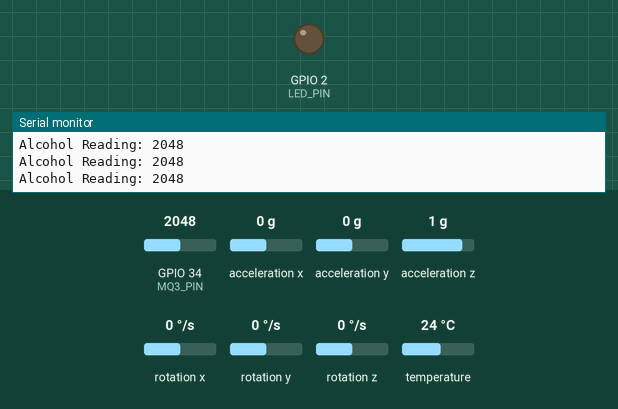
The sketch below on a simulated ESP32. Shown: output pins drawn as LEDs (lit = HIGH), the last lines printed to the serial monitor. Dashed ring = blinking. The test bench sets the inputs (shaded band); at power-on: GPIO 34 (MQ3_PIN) = 2048, acceleration x 0 g, acceleration y 0 g, acceleration z 1 g, rotation x 0 °/s, rotation y 0 °/s, rotation z 0 °/s, temperature 24 °C. WiFi joins after 1.5 s; servers stay silent unless stated.

Above: at 4.7 s.
4.8 s: GPIO 34 (MQ3_PIN) set to 2148
At 5.19 s:
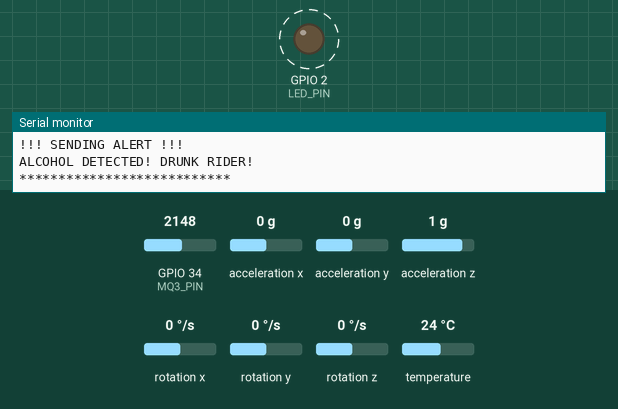
8.9 s: GPIO 34 (MQ3_PIN) set to 2140
At 10.49 s:
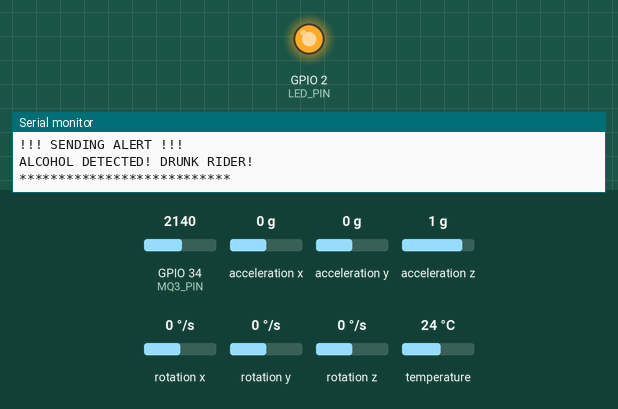
Timing chart, 0 to 17.5 s (numbered marks = the images above; inputs shaded):
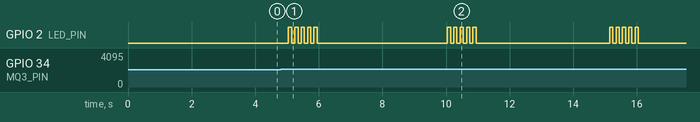

Measured:
- the behaviour switches between 2100 and 2101 on GPIO 34 (MQ3_PIN) (found by bisection; images 0 and 1)
- after the input at 4.8 s, GPIO 2 (LED_PIN): alternates HIGH for 0.10 s and LOW for 0.10 s, 10 changes in all, then stays LOW, starting after 0.25 s

The sketch:

sender_helmet.ino
```cpp
/*
 * =============================================================
 * PROJECT: SMART HELMET (MODULE A - SENDER)
 * * WHAT IT DOES:
 * 1. Reads MPU-6050 for Shake Detection.
 * 2. Reads MQ-3 for Alcohol Detection (Threshold: 2100).
 * 3. Connects to Receiver's Wi-Fi.
 * 4. Sends alerts via UDP.
 * =============================================================
*/

#include <Wire.h>
#include <Adafruit_MPU6050.h>
#include <Adafruit_Sensor.h>
#include <WiFi.h>
#include <WiFiUdp.h>

// --- MPU-6050 Settings (Shake) ---
Adafruit_MPU6050 mpu;
const float SHAKE_THRESHOLD = 25.0;
const int LED_PIN = 2;

// --- MQ-3 Settings (Alcohol) ---
const int MQ3_PIN = 34; // Analog Pin 34

// *** UPDATED THRESHOLD ***
const int ALCOHOL_THRESHOLD = 2100;

// --- Cooldown Timers ---
unsigned long lastTriggerTime = 0;
const long alertCooldown = 5000; // 5 seconds between alerts

// --- Wi-Fi & UDP Settings ---
const char *ssid = "HELMET_ALERT_SYSTEM";
const char *password = "stopnow123";
WiFiUDP udp;
IPAddress receiverIP(192, 168, 4, 1);
unsigned int udpPort = 12345;

// --- Function Declaration ---
void sendAlert(String message);

void setup() {
  Serial.begin(115200);
  pinMode(LED_PIN, OUTPUT);
  pinMode(MQ3_PIN, INPUT);
  digitalWrite(LED_PIN, LOW);

  // --- MPU-6050 Setup ---
  Serial.println("Initializing sensors...");
  // The code will wait here if your MPU-6050 wiring is loose!
  if (!mpu.begin()) {
    Serial.println("Failed to find MPU6050 chip! CHECK WIRING (Pins 21 & 22)");
    while (1) {
      digitalWrite(LED_PIN, HIGH); delay(100);
      digitalWrite(LED_PIN, LOW); delay(100);
    }
  }
  mpu.setAccelerometerRange(MPU6050_RANGE_8_G);
  Serial.println("MPU-6050 Ready.");

  // --- Wi-Fi Connection ---
  Serial.print("Connecting to ");
  Serial.println(ssid);
  WiFi.begin(ssid, password);

  while (WiFi.status() != WL_CONNECTED) {
    delay(500);
    Serial.print(".");
  }
  Serial.println("\nWi-Fi Connected!");

  Serial.println("Sensors warming up...");
  delay(2000);
}

void loop() {
  unsigned long currentTime = millis();

  // --- 1. READ ALCOHOL SENSOR ---
  int alcoholValue = analogRead(MQ3_PIN);

  // Print value to Serial Monitor to verify
  static unsigned long lastPrint = 0;
  if (currentTime - lastPrint > 500) {
    Serial.print("Alcohol Reading: ");
    Serial.println(alcoholValue);
    lastPrint = currentTime;
  }

  // Check for Alcohol
  // Must be > 2100 AND passed the 5 second cooldown
  if (alcoholValue > ALCOHOL_THRESHOLD && (currentTime - lastTriggerTime > 5000)) {
    sendAlert("ALCOHOL DETECTED! DRUNK RIDER!");
    lastTriggerTime = currentTime;
  }

  // --- 2. READ SHAKE SENSOR ---
  sensors_event_t a, g, temp;
  mpu.getEvent(&a, &g, &temp);
  float totalAccel = sqrt(pow(a.acceleration.x, 2) + pow(a.acceleration.y, 2) + pow(a.acceleration.z, 2));

  // Check for Shake
  if (totalAccel > SHAKE_THRESHOLD && (currentTime - lastTriggerTime > alertCooldown)) {
    sendAlert("CRASH DETECTED! STOP VEHICLE!");
    lastTriggerTime = currentTime;
  }

  delay(100);
}

// --- HELPER FUNCTION TO SEND MESSAGES ---
void sendAlert(String message) {
  Serial.println("\n***************************");
  Serial.println("!!! SENDING ALERT !!!");
  Serial.println(message);
  Serial.println("***************************");

  udp.beginPacket(receiverIP, udpPort);
  udp.print(message);
  udp.endPacket();

  // Blink LED fast
  for(int i=0; i<5; i++) {
    digitalWrite(LED_PIN, HIGH); delay(100);
    digitalWrite(LED_PIN, LOW); delay(100);
  }
}
```
